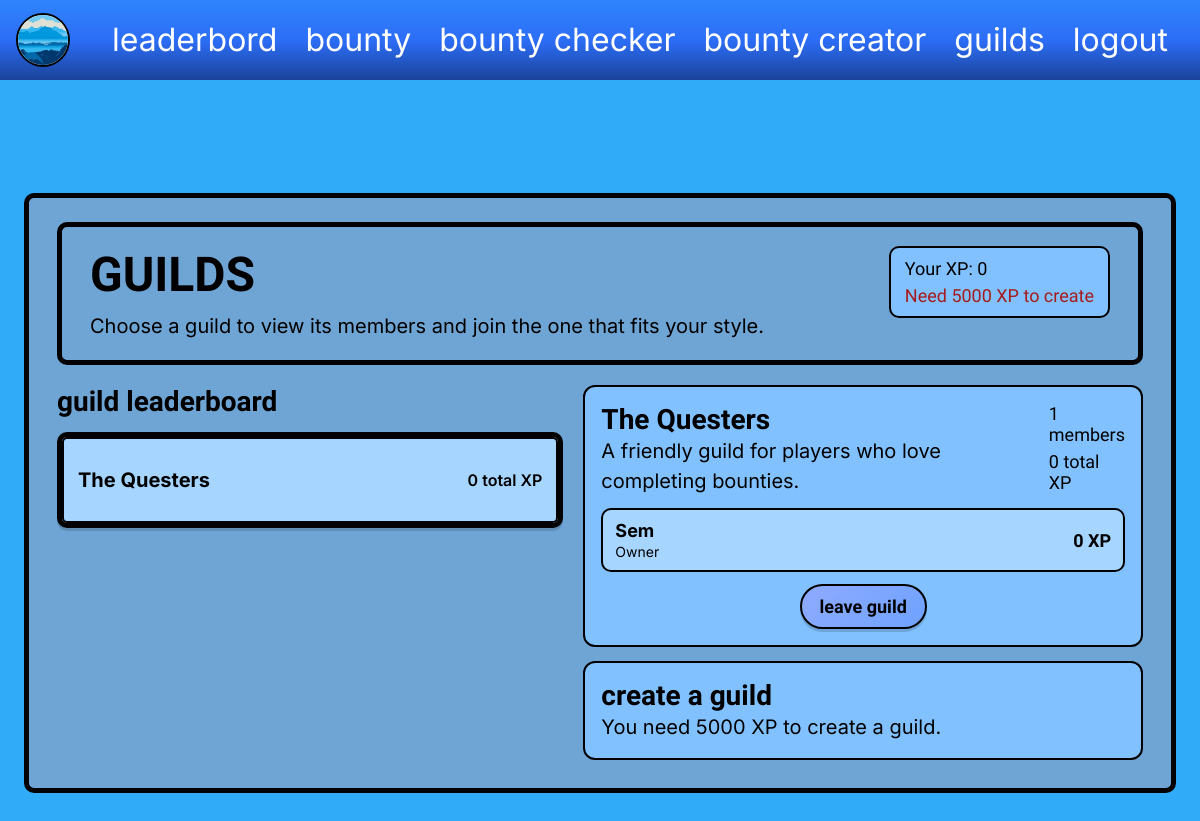
Page /guilds.php (signed in) on the committed database.
### tables this page shows
CREATE TABLE IF NOT EXISTS `gdbb_users` (
  `id` int UNSIGNED NOT NULL AUTO_INCREMENT,
  `username` varchar(50) NOT NULL,
  `password_hash` varchar(255) NOT NULL,
  `role` enum('player','gm','admin') NOT NULL DEFAULT 'player',
  `is_admin` tinyint(1) NOT NULL DEFAULT '0',
  `xp` int UNSIGNED NOT NULL DEFAULT '0',
  `level` int UNSIGNED NOT NULL DEFAULT '1',
  `is_blocked` tinyint(1) NOT NULL DEFAULT '0',
  `created_at` timestamp NULL DEFAULT CURRENT_TIMESTAMP,
  `profile_picture` varchar(255) DEFAULT NULL,
  `profile_outline_color` varchar(20) NOT NULL DEFAULT '#000000',
  PRIMARY KEY (`id`),
  UNIQUE KEY `username` (`username`),
  KEY `gdbb_idx_users_role` (`role`)
);

CREATE TABLE IF NOT EXISTS `gdbb_guilds` (
  `id` int UNSIGNED NOT NULL AUTO_INCREMENT,
  `name` varchar(100) NOT NULL,
  `description` text,
  `leader_user_id` int UNSIGNED NOT NULL,
  `created_at` timestamp NULL DEFAULT CURRENT_TIMESTAMP,
  PRIMARY KEY (`id`),
  UNIQUE KEY `name` (`name`),
  KEY `gdbb_idx_guilds_leader` (`leader_user_id`)
);

CREATE TABLE IF NOT EXISTS `gdbb_guild_members` (
  `guild_id` int UNSIGNED NOT NULL,
  `user_id` int UNSIGNED NOT NULL,
  `role` enum('leader','member') NOT NULL DEFAULT 'member',
  `joined_at` timestamp NULL DEFAULT CURRENT_TIMESTAMP,
  PRIMARY KEY (`guild_id`,`user_id`),
  UNIQUE KEY `unique_user_guild_membership` (`user_id`),
  KEY `gdbb_idx_guild_members_guild` (`guild_id`)
);

### src/bootstrap.php (called while the page is built, shortened)
<?php
function getUserAvatarUrl(PDO $pdo, ?int $userId = null): string {
    $defaultAvatar = 'images/placeholder.png';
    $userId = (int)($userId ?? ($_SESSION['user_id'] ?? 0));
    try {
        $stmt = $pdo->prepare('SELECT profile_picture FROM gdbb_users WHERE id = ? LIMIT 1');
        $stmt->execute([$userId]);
        $user = $stmt->fetch();
        $avatarPath = trim((string)($user['profile_picture'] ?? ''));
        return $avatarPath !== '' ? $avatarPath : $defaultAvatar;
    } catch (PDOException $e) {
        return $defaultAvatar;
    }
}
function getUserOutlineColor(PDO $pdo, ?int $userId = null): string {
    $defaultColor = '#000000';
    $userId = (int)($userId ?? ($_SESSION['user_id'] ?? 0));
    try {
        $stmt = $pdo->prepare('SELECT profile_outline_color FROM gdbb_users WHERE id = ? LIMIT 1');
        $stmt->execute([$userId]);
        $user = $stmt->fetch();
        $color = trim((string)($user['profile_outline_color'] ?? ''));
        return preg_match('/^#([0-9a-fA-F]{3}|[0-9a-fA-F]{6})$/', $color) ? $color : $defaultColor;
    } catch (PDOException $e) {
        return $defaultColor;
    }
}

### public/guilds.php (the view, shortened to what this page needs)
<?php
require_once dirname(__DIR__) . '/src/bootstrap.php';
$avatarUrl = getUserAvatarUrl($pdo, $_SESSION['user_id'] ?? null);
$currentUserId = (int)($_SESSION['user_id'] ?? 0);
$currentUserRole = '';
$currentUserXp = 0;
$currentUserGuildId = null;
if ($currentUserId > 0) {
    $userRoleStmt = $pdo->prepare('SELECT role, is_admin, xp FROM gdbb_users WHERE id = ? LIMIT 1');
    $userRoleStmt->execute([$currentUserId]);
    $currentUser = $userRoleStmt->fetch();
    $currentUserRole = (string)($currentUser['role'] ?? 'player');
    $currentUserXp = (int)($currentUser['xp'] ?? 0);
    $membershipStmt = $pdo->prepare('SELECT guild_id FROM gdbb_guild_members WHERE user_id = ? LIMIT 1');
    $membershipStmt->execute([$currentUserId]);
    $currentMembership = $membershipStmt->fetch();
    $currentUserGuildId = $currentMembership ? (int)$currentMembership['guild_id'] : null;
}
$isAdmin = $currentUserRole === 'admin' || (int)($currentUser['is_admin'] ?? 0) === 1;
$guildStmt = $pdo->query('SELECT g.id, g.name, g.description, g.leader_user_id, leader.username AS leader_name, COALESCE(member_stats.member_count, 0) AS member_count, COALESCE(member_xp.total_xp, 0) AS total_xp FROM gdbb_guilds g LEFT JOIN gdbb_users leader ON leader.id = g.leader_user_id LEFT JOIN (SELECT guild_id, COUNT(*) AS member_count FROM gdbb_guild_members GROUP BY guild_id) AS member_stats ON member_stats.guild_id = g.id LEFT JOIN (SELECT gm.guild_id, SUM(user_xp.xp) AS total_xp FROM gdbb_guild_members gm LEFT JOIN gdbb_users user_xp ON user_xp.id = gm.user_id GROUP BY gm.guild_id) AS member_xp ON member_xp.guild_id = g.id ORDER BY total_xp DESC, g.name ASC');
$guilds = $guildStmt->fetchAll();
$selectedGuildId = isset($_GET['guild_id']) ? (int)$_GET['guild_id'] : 0;
if ($selectedGuildId <= 0 && !empty($guilds)) {
    $selectedGuildId = (int)$guilds[0]['id'];
}
$selectedGuild = null;
$selectedMembers = [];
if ($selectedGuildId > 0) {
    $selectedGuildStmt = $pdo->prepare('SELECT g.id, g.name, g.description, g.leader_user_id, leader.username AS leader_name FROM gdbb_guilds g LEFT JOIN gdbb_users leader ON leader.id = g.leader_user_id WHERE g.id = ? LIMIT 1');
    $selectedGuildStmt->execute([$selectedGuildId]);
    $selectedGuild = $selectedGuildStmt->fetch();
    if ($selectedGuild) {
        $membersStmt = $pdo->prepare('SELECT gm.role, gm.joined_at, u.id, u.username, u.xp FROM gdbb_guild_members gm LEFT JOIN gdbb_users u ON u.id = gm.user_id WHERE gm.guild_id = ? ORDER BY CASE WHEN gm.role = "leader" THEN 0 ELSE 1 END, u.xp DESC, u.username ASC');
        $membersStmt->execute([$selectedGuildId]);
        $selectedMembers = $membersStmt->fetchAll();
    }
}
?>
<!DOCTYPE html>
<html lang="en">
<head>
    <link rel="stylesheet" href="../style.css">
</head>
<body class="guilds-page" style="--app-outline-color: <?= htmlspecialchars(getUserOutlineColor($pdo, $_SESSION['user_id'] ?? null), ENT_QUOTES, 'UTF-8') ?>;">
    <header class="topbar">
        <a href="<?= !empty($_SESSION['user_id']) ? 'profile.php' : 'register.php' ?>" class="brand-mark" aria-label="Go to profile">
            <img src="<?= htmlspecialchars($avatarUrl, ENT_QUOTES, 'UTF-8') ?>" alt="Profile picture">
        </a>
        <nav class="topnav">
            <a href="leaderboard.php">leaderbord</a>
            <a href="bounty.php">bounty</a>
            <?php if ($isAdmin): ?>
                <a href="bounty-checker.php">bounty checker</a>
                <a href="bounty-creator.php">bounty creator</a>
            <?php endif; ?>
            <a href="guilds.php">guilds</a>
            <a href="<?= !empty($_SESSION['user_id']) ? 'logout.php' : 'login.php' ?>"><?= !empty($_SESSION['user_id']) ? 'logout' : 'login' ?></a>
        </nav>
    </header>
    <main class="guilds-shell">
        <section class="guilds-card" aria-label="Guilds information">
            <div class="guilds-card-header">
                <div>
                    <h1>guilds</h1>
                    <p>Choose a guild to view its members and join the one that fits your style.</p>
                </div>
                <?php if ($currentUserId > 0): ?>
                    <div class="guilds-user-status">
                        <span>Your XP: <?= (int)$currentUserXp ?></span>
                        <?php if ($currentUserXp >= 5000): ?>
                            <span class="xp-ready">You can create a guild</span>
                        <?php else: ?>
                            <span class="xp-blocked">Need 5000 XP to create</span>
                        <?php endif; ?>
                    </div>
                <?php endif; ?>
            </div>
            <div class="guilds-layout">
                <div class="guilds-list-panel">
                    <h2>guild leaderboard</h2>
                    <?php if (empty($guilds)): ?>
                        <p class="guilds-empty">No guilds have been created yet.</p>
                    <?php else: ?>
                        <div class="guild-list">
                            <?php foreach ($guilds as $guild): ?>
                                <a class="guild-list-item <?= ((int)$guild['id'] === $selectedGuildId) ? 'active' : '' ?>" href="guilds.php?guild_id=<?= (int)$guild['id'] ?>">
                                    <div class="guild-list-main">
                                        <strong><?= htmlspecialchars($guild['name'], ENT_QUOTES, 'UTF-8') ?></strong>
                                    </div>
                                    <div class="guild-list-meta">
                                        <span><?= (int)$guild['total_xp'] ?> total XP</span>
                                    </div>
                                </a>
                            <?php endforeach; ?>
                        </div>
                    <?php endif; ?>
                </div>
                <div class="guilds-detail-panel">
                    <?php if ($selectedGuild): ?>
                        <div class="guild-detail-card">
                            <div class="guild-detail-header">
                                <div>
                                    <h3><?= htmlspecialchars($selectedGuild['name'], ENT_QUOTES, 'UTF-8') ?></h3>
                                    <p><?= htmlspecialchars($selectedGuild['description'] !== '' ? $selectedGuild['description'] : 'No description yet.', ENT_QUOTES, 'UTF-8') ?></p>
                                </div>
                                <div class="guild-summary">
                                    <span><?= count($selectedMembers) ?> members</span>
                                    <span><?= array_sum(array_column($selectedMembers, 'xp')) ?> total XP</span>
                                </div>
                            </div>
                            <div class="guild-members-list" aria-label="Guild member rankings">
                                <?php foreach ($selectedMembers as $index => $member): ?>
                                    <div class="guild-member-item">
                                        <div class="guild-member-info">
                                            <strong><?= htmlspecialchars($member['username'], ENT_QUOTES, 'UTF-8') ?></strong>
                                            <span><?= ($index === 0 && $member['role'] === 'leader') ? 'Owner' : ($member['role'] === 'leader' ? 'Leader' : 'Member') ?></span>
                                        </div>
                                        <span class="guild-member-xp"><?= (int)$member['xp'] ?> XP</span>
                                    </div>
                                <?php endforeach; ?>
                            </div>
                            <?php if ($currentUserId > 0 && $currentUserGuildId === null): ?>
                                <form method="post" class="guild-action-form">
                                    <input type="hidden" name="action" value="join">
                                    <input type="hidden" name="guild_id" value="<?= (int)$selectedGuild['id'] ?>">
                                    <button type="submit">join guild</button>
                                </form>
                            <?php elseif ($currentUserId > 0 && $currentUserGuildId === (int)$selectedGuild['id']): ?>
                                <form method="post" class="guild-action-form">
                                    <button type="submit">leave guild</button>
                                </form>
                            <?php elseif ($currentUserId <= 0): ?>
                                <p class="guilds-member-note">Log in to join this guild.</p>
                            <?php endif; ?>
                        </div>
                    <?php else: ?>
                        <p class="guilds-empty">Select a guild to see its details.</p>
                    <?php endif; ?>
                    <div class="guild-create-card">
                        <h3>create a guild</h3>
                        <?php if ($currentUserId <= 0): ?>
                            <p>Log in to create a guild.</p>
                        <?php elseif ($currentUserXp < 5000): ?>
                            <p class="guild-create-locked">You need 5000 XP to create a guild.</p>
                        <?php elseif ($currentUserGuildId !== null): ?>
                            <p class="guild-create-locked">You can only belong to one guild at a time.</p>
                        <?php endif; ?>
                    </div>
                </div>
            </div>
        </section>
    </main>
</body>
</html>

### rows in the picture
gdbb_users: profile_picture (picture), xp "0"
gdbb_guilds: name "The Questers", total_xp "0", description "A friendly guild for players who love completing bounties."
gdbb_guild_members: user.username "Sem", role "Owner", user.xp "0"

### other values in the picture
count($selectedMembers) "1"
array_sum(array_column($selectedMembers, 'xp')) "0"
